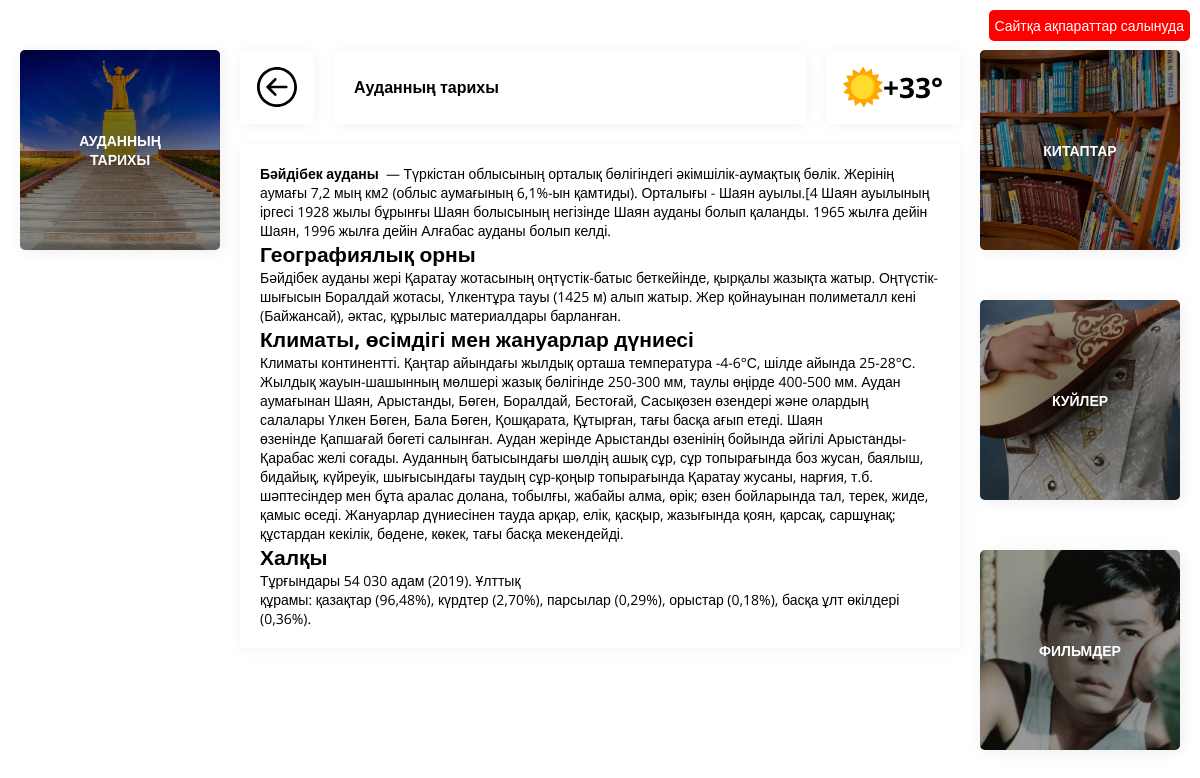
/history-baidybek, run on an earlier commit of the app's database.
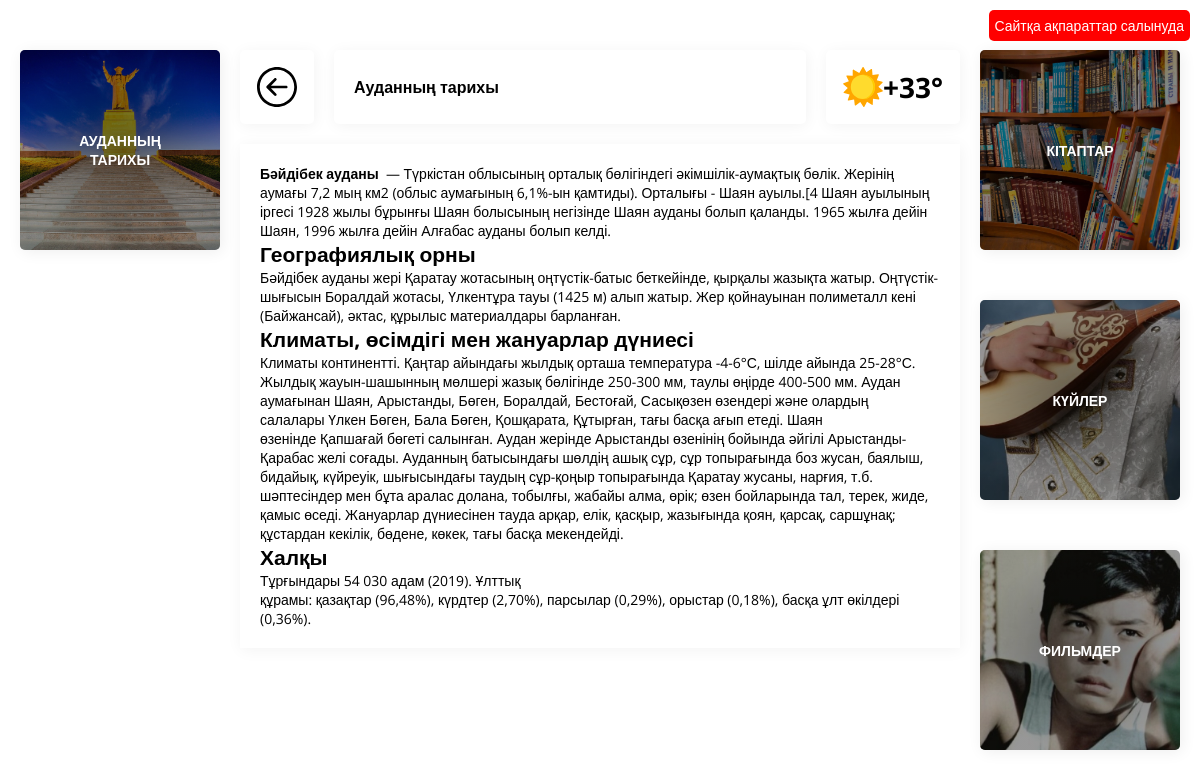
And on a later commit of the database.
### main/models.py (models this page shows, shortened)
class MediaCategory(models.Model):
    name = models.CharField('Название', max_length=255)
    slug = models.SlugField(max_length=255)
    img = models.ImageField(upload_to='', default=0, blank=True, null=True)
    class Meta:
        verbose_name = 'Медия категория'
        verbose_name_plural = 'Медиа категории'
        ordering = ['name']
    def get_absolute_url(self):
        return reverse('mediaCategory_detailView', args=[self.slug])

### main/views.py (the view)
# urls.py: path('history-baidybek',historyBaidybekView,name="historyBaidybek"),
def historyBaidybekView(request):
    return render(request, 'historyBaidybek.html')

### main/context_procceror.py (called while the page is built)
def load_categories(request):
    media_cat = MediaCategory.objects.all()
    cat = Category.objects.filter(city_id=1)
    return {
        'media_cat':media_cat,
        'cat': cat
    }

### templates/historyBaidybek.html
{% extends 'base.html' %}
{% load static %}
{% block content %}
<div class=center-block>
                    <div class=single-page-block>
                        <div class=single-page__top>
                            <a href="/" class=single-page__top__back-btn>
                                <img height="40px" src="{% static 'images/back-button.svg' %}" alt="">
                            </a>
                            <h1 class=single-page__title>Ауданның тарихы</h1>
                            <div class="single-page__top__weather">
                                <img height=40px class=single-page__top__weather-icon id="weatherIcon" src="{% static 'images/sunny.svg' %}" alt="">
                                <h1 class=single-page__top__weather-text id='weatherText'>+33°</h1>
                            </div>
                        </div>
                        <div class="single-page__paragraph">
                            <p>
                                <strong>Бәйдібек ауданы</strong>  — Түркістан облысының орталық бөлігіндегі әкімшілік-аумақтық бөлік. Жерінің аумағы 7,2 мың км2 (облыс аумағының 6,1%-ын қамтиды). Орталығы - Шаян ауылы.[4
                                Шаян ауылының іргесі 1928 жылы бұрынғы Шаян болысының негізінде Шаян ауданы болып қаланды. 1965 жылға дейін Шаян, 1996 жылға дейін Алғабас ауданы болып келді.
                            </p>
                            <h2>Географиялық орны</h2>
                            <p>Бәйдібек ауданы жері Қаратау жотасының оңтүстік-батыс беткейінде, қырқалы жазықта жатыр. Оңтүстік-шығысын Боралдай жотасы, Үлкентұра тауы (1425 м) алып жатыр. Жер қойнауынан полиметалл кені (Байжансай), әктас, құрылыс материалдары барланған.</p>
                            <h2>Климаты, өсімдігі мен жануарлар дүниесі</h2>
                            <p>Климаты континентті. Қаңтар айындағы жылдық орташа температура -4-6°С, шілде айында 25-28°С. Жылдық жауын-шашынның мөлшері жазық бөлігінде 250-300 мм, таулы өңірде 400-500 мм. Аудан аумағынан Шаян, Арыстанды, Бөген, Боралдай, Бестоғай, Сасықөзен өзендері және олардың салалары Үлкен Бөген, Бала Бөген, Қошқарата, Құтырған, тағы басқа ағып етеді. Шаян өзенінде Қапшағай бөгеті салынған. Аудан жерінде Арыстанды өзенінің бойында әйгілі Арыстанды-Қарабас желі соғады. Ауданның батысындағы шөлдің ашық сұр, сұр топырағында боз жусан, баялыш, бидайық, күйреуік, шығысындағы таудың сұр-қоңыр топырағында Қаратау жусаны, нарғия, т.б. шәптесіндер мен бұта аралас долана, тобылғы, жабайы алма, өрік; өзен бойларында тал, терек, жиде, қамыс өседі. Жануарлар дүниесінен тауда арқар, елік, қасқыр, жазығында қоян, қарсақ, саршұнақ; құстардан кекілік, бөдене, көкек, тағы басқа мекендейді.</p>
                            <h2>Халқы</h2>
                            <p>
                                Тұрғындары 54 030 адам (2019). Ұлттық құрамы: қазақтар (96,48%), күрдтер (2,70%), парсылар (0,29%), орыстар (0,18%), басқа ұлт өкілдері (0,36%).
                            </p>
                        </div>
                    </div>
                </div>
{% endblock %}

### templates/base.html (shortened to what this page needs)
{% load static %}
<!DOCTYPE html>
<html lang="en">
<head>
    <link rel="stylesheet" href="{% static 'css/style.css' %}">
    <link rel="stylesheet" href="https://unpkg.com/swiper/swiper-bundle.css" />
<link rel="stylesheet" href="https://unpkg.com/swiper/swiper-bundle.min.css" />
</head>
<body>
    <div class=wrapper>
        <div class="info">
            Сайтқа ақпараттар салынуда
        </div>
        <div class=container>
            <div class=wrapper__row>
                <div class=left-block>
                    <a class="main-box-hreff " href="{% url 'historyBaidybek' %}">
                        <article class="main-box shadow">
                            <img class=main-box__img src="{% static 'images/history.jpg' %}" alt="">
                            <h2 class=main-box__title >Ауданның тарихы</h2>
                        </article>
                    </a>
                </div>
                {% block content %}
                {% endblock %}
                <div class=right-block>
                    {% for category in media_cat %}
                    <a class="main-box-hreff " href="{{category.get_absolute_url}}">
                        <article class="main-box shadow">
                            <img class=main-box__img src="{{category.img.url}}" alt="">
                            <h2 class=main-box__title >{{category.name}}</h2>
                        </article>
                    </a>
                   {% endfor %}
                </div>
            </div>
        </div>
    </div>
</body>
</html>

What changed in the data, as far as the page shows it:
changed MediaCategory: name "КИТАПТАР" → "КІТАПТАР"
changed MediaCategory: name "КУЙЛЕР" → "КҮЙЛЕР"
